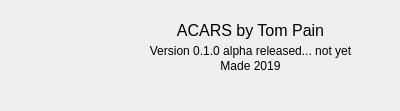
<?xml version="1.0" encoding="UTF-8"?>
<ui version="4.0">
 <class>Form</class>
 <widget class="QWidget" name="Form">
  <property name="geometry">
   <rect>
    <x>0</x>
    <y>0</y>
    <width>400</width>
    <height>111</height>
   </rect>
  </property>
  <property name="sizePolicy">
   <sizepolicy hsizetype="Ignored" vsizetype="Ignored">
    <horstretch>0</horstretch>
    <verstretch>0</verstretch>
   </sizepolicy>
  </property>
  <property name="minimumSize">
   <size>
    <width>0</width>
    <height>0</height>
   </size>
  </property>
  <property name="maximumSize">
   <size>
    <width>1000</width>
    <height>1000</height>
   </size>
  </property>
  <property name="windowTitle">
   <string>About</string>
  </property>
  <widget class="QLabel" name="mainLabel">
   <property name="geometry">
    <rect>
     <x>110</x>
     <y>20</y>
     <width>281</width>
     <height>21</height>
    </rect>
   </property>
   <property name="font">
    <font>
     <pointsize>12</pointsize>
    </font>
   </property>
   <property name="text">
    <string>ACARS by Tom Pain</string>
   </property>
   <property name="alignment">
    <set>Qt::AlignCenter</set>
   </property>
  </widget>
  <widget class="QLabel" name="versionLabel">
   <property name="geometry">
    <rect>
     <x>120</x>
     <y>40</y>
     <width>261</width>
     <height>21</height>
    </rect>
   </property>
   <property name="text">
    <string>Version 0.1.0 alpha released... not yet</string>
   </property>
   <property name="alignment">
    <set>Qt::AlignCenter</set>
   </property>
  </widget>
  <widget class="QLabel" name="madeLabel">
   <property name="geometry">
    <rect>
     <x>120</x>
     <y>56</y>
     <width>261</width>
     <height>20</height>
    </rect>
   </property>
   <property name="text">
    <string>Made 2019</string>
   </property>
   <property name="alignment">
    <set>Qt::AlignCenter</set>
   </property>
  </widget>
  <widget class="QWidget" name="imageWidget" native="true">
   <property name="geometry">
    <rect>
     <x>30</x>
     <y>10</y>
     <width>90</width>
     <height>90</height>
    </rect>
   </property>
  </widget>
 </widget>
 <resources/>
 <connections/>
</ui>
